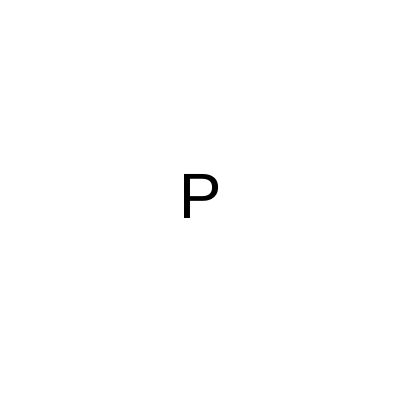
Frame 1 (no input)
Frame 60 (no input): identical to frame 1, image omitted
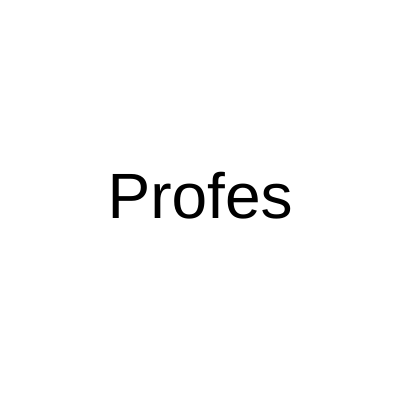
Frame 120 (the mouse pressed at the canvas centre since frame 60)

The p5.js sketch that drew these frames (run headless with seeded random() and noise() and a simulated clock; from frame 60 on, the mouse is pressed at the canvas centre):

// p5.js sketch
// ── sketch.js
function setup() {
  createCanvas(400, 400);
}

function draw() {
  background("white");
  fill("black");
  textSize(64);
  textAlign(CENTER, CENTER);
  
  let maximo = width;
  let minimo = 0;
  // mouseX, 0, width ==> 0, palavra.length
  let palavra = "Professores";
  let quantidade = map(mouseX, 0, width, 1, palavra.length);
  //console.log(quantidade);
  let parcial = palavra.substring(0, quantidade);
  text(parcial, 200, 200);
  
}
